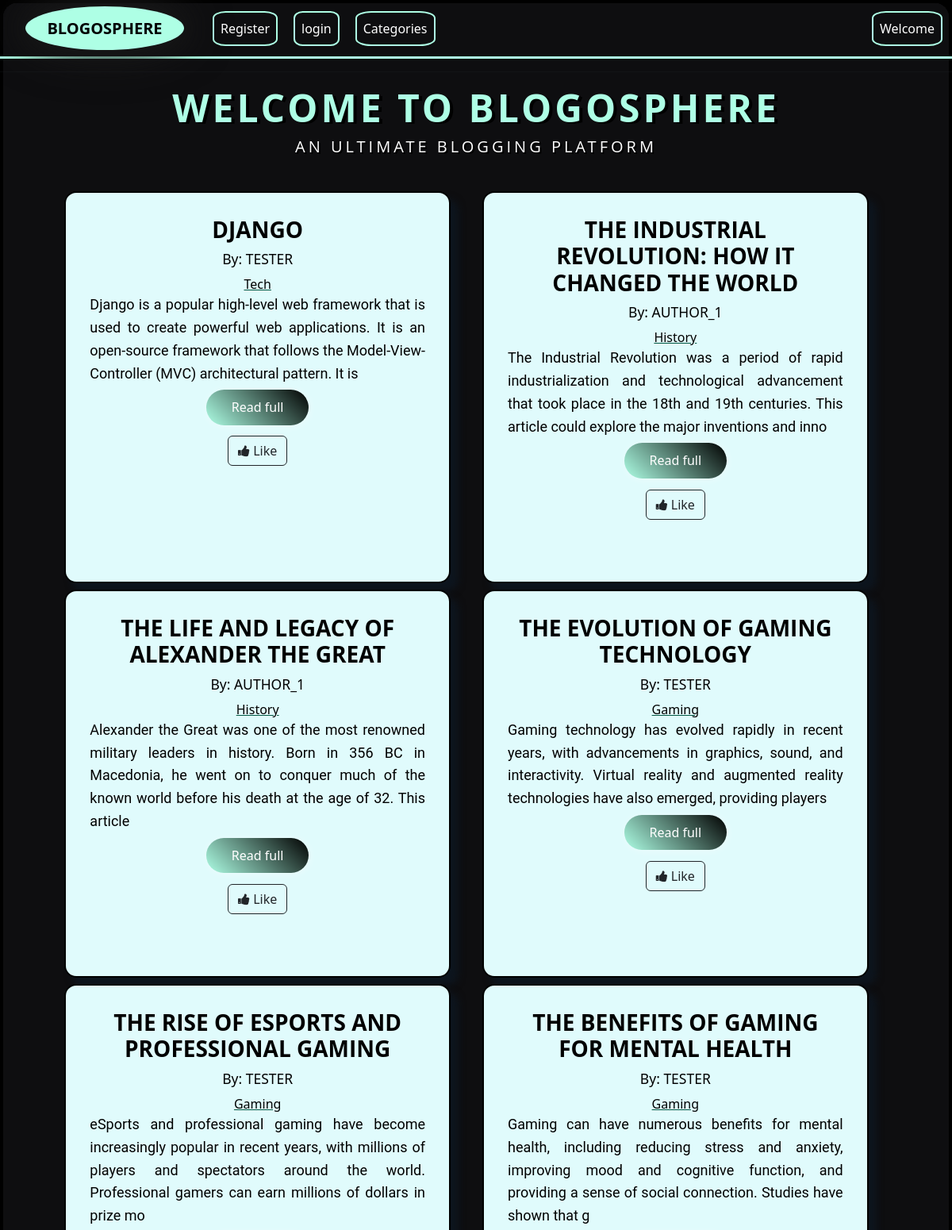
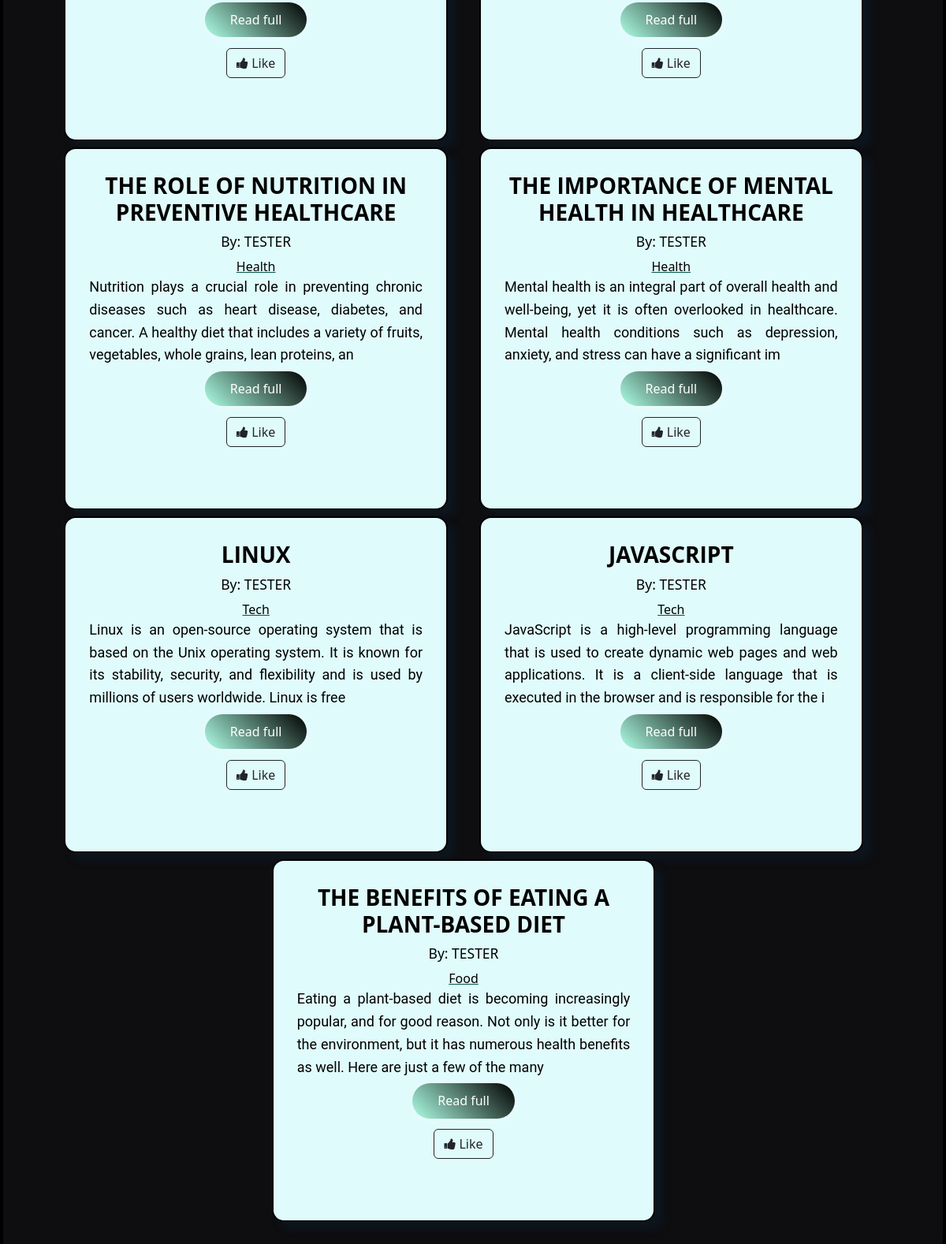
Before: / with the older database file (2 pictures, top to bottom).
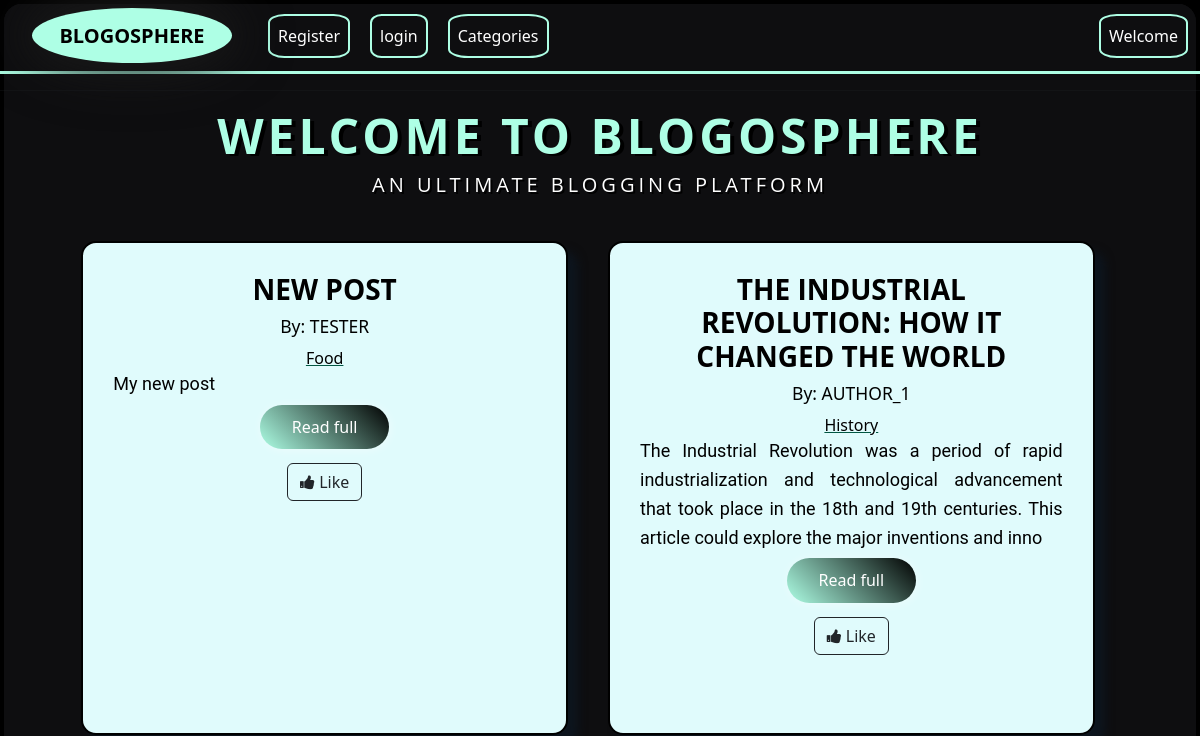
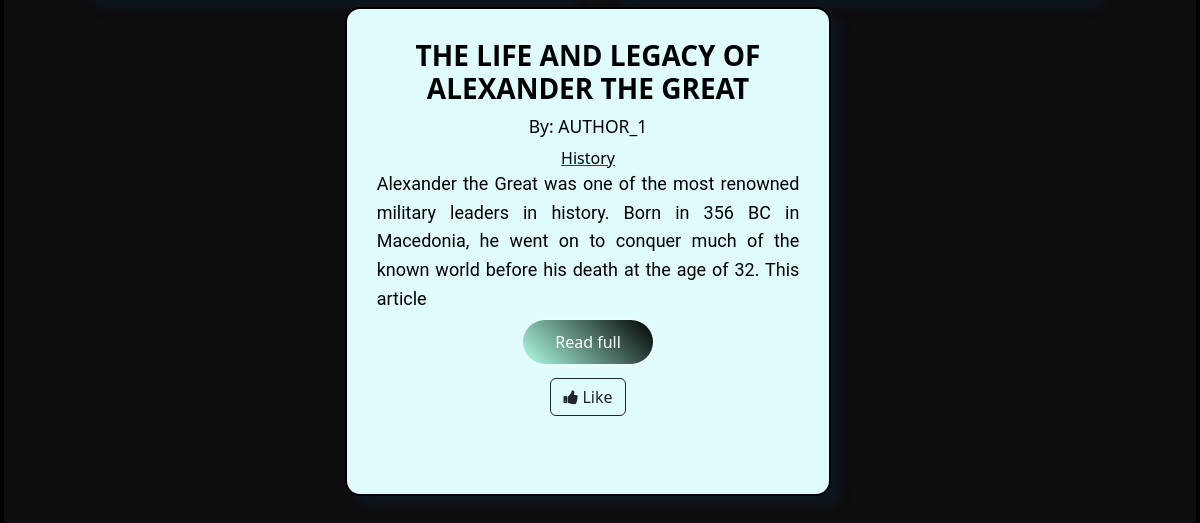
After: the same page with the newer database file (2 pictures, top to bottom).
### blogs/models.py (models this page shows, shortened)
class Post(models.Model):
    title=models.CharField(max_length=2000)
    author=models.ForeignKey(User,on_delete=models.CASCADE)
    body=models.TextField(default="")
    date_posted=models.DateField(auto_now_add=True)
    category=models.CharField(max_length=255,default='tech')
    likes=models.ManyToManyField(User,related_name='blog_posts')

### blogs/views.py (the view)
# urls.py: path('',HomeView.as_view(),name='Home'),
class HomeView(ListView):
       model=Post
       template_name='index.html'
       ordering=['id']

### templates/index.html (shortened to what this page needs)
<!DOCTYPE html>
<html lang="en">
<head>
  <link rel="stylesheet" type="text/css" href="/static/css/pain..css">
  <link rel="stylesheet" href="https://cdnjs.cloudflare.com/ajax/libs/font-awesome/4.7.0/css/font-awesome.min.css">
</head>
<body>
  {% include "base.html" %}
  {% block content %}
  <h1
    style="text-align: center; text-shadow: 4px  2px black; font-family: 'Open Sans', sans-serif; font-size: 48px; font-weight: bold; color: rgb(174, 255, 229); text-transform: uppercase; letter-spacing: 4px;">
    WELCOME TO BLOGOSPHERE</h1>
    <h5 style="text-align : center ; text-shadow: 2px  2px rgb(0, 0, 0) ;font-family: 'Open Sans', sans-serif;color: rgb(255, 255, 255); text-transform: uppercase; letter-spacing: 4px; ">An Ultimate Blogging platform </h5>
  <ul class=" container-fluid row my-4 p-3  " style=" justify-content: center; ">
    {% for post in object_list.reverse %}
    <li class="  my-1 col-5 " style="list-style:none ;background-color: #e0fbfc; padding:30px">
      <h3><a style="  color: black; text-decoration:none" href="{% url 'indexDetail' post.pk%}">
          <h3 style="color: #333; font-weight: bold; font-family: 'Open Sans', sans-serif; text-transform: uppercase;">
            {{post.title}}
        </a></h3>
      <h5>
        <small>By: {{post.author}}</small>
      </h5>
      <a style="text-decoration:underline rgb(2, 87, 67); color:black"
        href="{%url 'category' post.category%}">{{post.category}}</a>
      <p
        style="font-family: 'Roboto', sans-serif; font-size: 18px; line-height: 1.6; color: rgb(0, 0, 0); text-align: justify;">
        {{post.body | slice:":200 "}}</p>
        <a class="bn30" href="{% url 'indexDetail' post.pk%}">
          <span>Read full</span>
        </a>
        <br>
        <br>
<form action="{% url 'like_post' post.pk%}" method="post">
  {% if liked %}
    <button type="submit" name="post_id" value="{{post.id}}" class="btn btn-outline-dark">
      <i class="fa fa-thumbs-down" aria-hidden="true"></i>
    </button>
  {%else%}
    <button type="submit" name="post_id" value="{{post.id}}" class="btn btn-outline-dark">
      <i class="fa fa-thumbs-up" aria-hidden="true"></i> Like
    </button>
  {% endif %}
</form>
        <br><br>
        {% endfor %}
    </li>
  </ul>
  {% endblock %}
</body>
</html>

### templates/base.html (shortened to what this page needs)
<!DOCTYPE html>
{% load static %}
<html lang="en">
<head>
    <link rel="stylesheet" type="text/css" href="/static/css/pain..css">
    <link href="https://cdn.jsdelivr.net/npm/bootstrap@5.2.0-beta1/dist/css/bootstrap.min.css"
 rel="stylesheet">
 <link rel="stylesheet" href="https://cdnjs.cloudflare.com/ajax/libs/font-awesome/4.7.0/css/font-awesome.min.css">
<link type="text/css" rel="stylesheet" href="https://cdn.jsdelivr.net/jquery.jssocials/1.4.0/jssocials.css" />
<link type="text/css" rel="stylesheet" href="https://cdn.jsdelivr.net/jquery.jssocials/1.4.0/jssocials-theme-flat.css" />
<link type="text/css" rel="stylesheet" href="https://cdn.jsdelivr.net/jquery.jssocials/1.4.0/jssocials-theme-classic.css" />
<link type="text/css" rel="stylesheet" href="https://cdn.jsdelivr.net/jquery.jssocials/1.4.0/jssocials-theme-minima.css" />
<link type="text/css" rel="stylesheet" href="https://cdn.jsdelivr.net/jquery.jssocials/1.4.0/jssocials-theme-plain.css" />
</head>
<body>
  <nav>
    <nav class=" navbar navbar-expand-lg ">
      <div class="container-fluid">
        <a class="navbar-brand logo glowlogo" style="font-weight: bold; color: black;" href="{% url 'Home'%}">BLOGOSPHERE</a>
        <div class="collapse navbar-collapse" id="navbarScroll">
          <ul class="navbar-nav mr-auto navbar-nav-scroll" style="--bs-scroll-height: 100px;">
            {% if user.is_authenticated %}
            <li class=" nav-item ">
              <a class="nav-link glow"style="color:white !important;" href="{%url 'add_post'%}">Add Post</a>
            </li>
            <li class="nav-item my1">
              <a class="nav-link glow" style="color:white !important;"href="{%url 'logout'%}">logout</a>
            </li>
            <li class="nav-item my1">
              <a class="nav-link glow"style="color:white !important;" href="{%url 'add_category'%}">Add a category</a>
            </li>
            <li class="nav-item my1">
              <a class="nav-link glow"style="color:white !important;" href="{%url 'filter'%}">Categories</a>
            </li>
            {%else%}
            <li class="nav-item my1">
              <a class="nav-link glow"style="color:white !important;" href="{%url 'register'%}">Register</a>
            </li>
            <li class="nav-item my1">
              <a class="nav-link glow" style="color:white !important;" href="{%url 'login'%}">login</a>
            </li>
            <li class="nav-item my1">
              <a class="nav-link glow" style="color:white !important;" href="{%url 'filter' %}">Categories</a>
            </li>
            {% endif %}
          </ul>
        </div>
        <ul class="navbar-nav ml-auto justify-content-end">
          <li class="nav-item my1">
            <a class="nav-link glow" style="color:white !important;" href="#">Welcome {{ user.username }}</a>
          </li>
        </ul>
      </div>
    </nav>
  </nav>
  <div style="border-top: 3px solid #aeffe5;"></div>
<hr>
</body>
</html>

### static/css/pain..css (style rules this page uses)
.my-1 { background-color: rgb(255, 255, 255); justify-content: center; text-align: center; color:rgb(0, 0, 0); border-radius: 15px; border: 2px solid black; margin-right: 20px; margin-left: 20px; box-shadow: 10px 10px 10px rgb(13, 21, 30); }
.logo { display: flex; justify-content: center; align-items: center; width: 200px; height: 55px; border-radius: 50%; background-color: rgb(174, 255, 229); box-shadow: 0 0 50px 10px #1a1a1a; position: relative; }
.glowlogo { color: #000000; transition: all 0.3s ease; margin-inline-start: 20px; }
.glow { border: 2px solid #aeffe5; border-radius: 20%; padding: 5px 10px; text-decoration: none; color: black; transition: all 0.3s ease; margin-inline-start: 20px; }
.bn30 { border: 5em; cursor: pointer; outline: none; font-size: 16px; text-decoration: none; -webkit-transform: translate(0); transform: translate(0); background-image: linear-gradient(45deg,#aeffe5, #000000); padding: 0.7em 2em; border-radius: 65px; box-shadow: 1px 1px 10px rgba(255, 255, 255, 0.438); -webkit-transition: box-shadow 0.25s; transition: box-shadow 0.25s; color: rgb(255, 255, 255); }
.bn30:after { content: ""; border-radius: 18px; position: absolute; margin: 4px; top: 0; left: 0; bottom: 0; right: 0; z-index: -1; background: #0e0e10; }

### templates/base.html (style rules this page uses)
body { background: rgb(0, 0, 0); }

Changed rows visible on the page:
removed Post: title "DJANGO", author "TESTER", category "Tech", body "Django is a popular high-level web framework that is used to create powerful web applications. It is an open-source framework that follows the Model-View-Controller (MVC) architectural pattern. It is", {{ post.id }} 76 (drawn)
removed Post: title "THE EVOLUTION OF GAMING TECHNOLOGY", author "TESTER", category "Gaming", body "Gaming technology has evolved rapidly in recent years, with advancements in graphics, sound, and interactivity. Virtual reality and augmented reality technologies have also emerged, providing players", {{ post.id }} 70 (drawn)
removed Post: title "THE RISE OF ESPORTS AND PROFESSIONAL GAMING", author "TESTER", category "Gaming", body "eSports and professional gaming have become increasingly popular in recent years, with millions of players and spectators around the world. Professional gamers can earn millions of dollars in prize mo", {{ post.id }} 69 (drawn)
removed Post: title "THE BENEFITS OF GAMING FOR MENTAL HEALTH", author "TESTER", category "Gaming", body "Gaming can have numerous benefits for mental health, including reducing stress and anxiety, improving mood and cognitive function, and providing a sense of social connection. Studies have shown that g", {{ post.id }} 68 (drawn)
removed Post: title "THE ROLE OF NUTRITION IN PREVENTIVE HEALTHCARE", author "TESTER", category "Health", body "Nutrition plays a crucial role in preventing chronic diseases such as heart disease, diabetes, and cancer. A healthy diet that includes a variety of fruits, vegetables, whole grains, lean proteins, an", {{ post.id }} 67 (drawn)
removed Post: title "THE IMPORTANCE OF MENTAL HEALTH IN HEALTHCARE", author "TESTER", category "Health", body "Mental health is an integral part of overall health and well-being, yet it is often overlooked in healthcare. Mental health conditions such as depression, anxiety, and stress can have a significant im", {{ post.id }} 65 (drawn)
removed Post: title "LINUX", author "TESTER", category "Tech", body "Linux is an open-source operating system that is based on the Unix operating system. It is known for its stability, security, and flexibility and is used by millions of users worldwide. Linux is free", {{ post.id }} 64 (drawn)
removed Post: title "JAVASCRIPT", author "TESTER", category "Tech", body "JavaScript is a high-level programming language that is used to create dynamic web pages and web applications. It is a client-side language that is executed in the browser and is responsible for the i", {{ post.id }} 63 (drawn)
removed Post: title "THE BENEFITS OF EATING A PLANT-BASED DIET", author "TESTER", category "Food", body "Eating a plant-based diet is becoming increasingly popular, and for good reason. Not only is it better for the environment, but it has numerous health benefits as well. Here are just a few of the many", {{ post.id }} 62 (drawn)
added Post: title "NEW POST", author "TESTER", category "Food", body "My new post", {{ post.id }} 77 (drawn)
